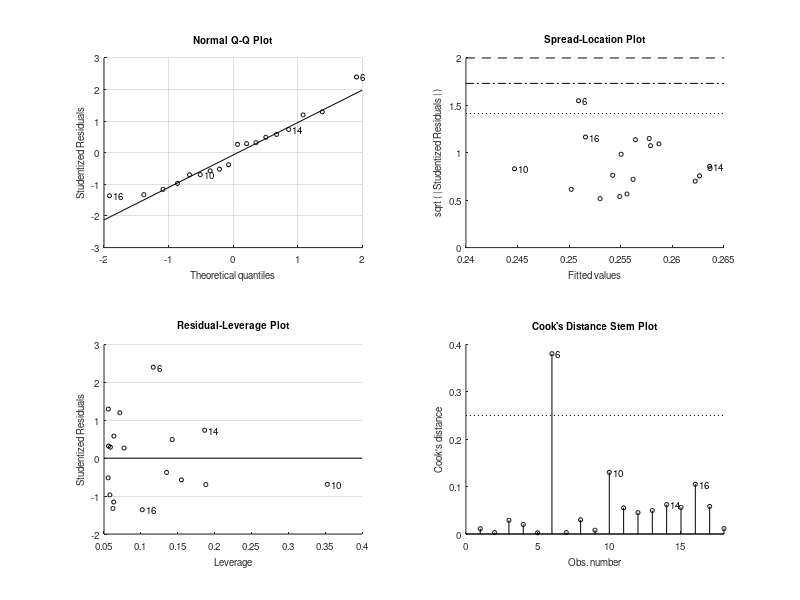

This figure's MATLAB source: (Note: this script raises an error after producing the figure.)
% model behavioral variance explained as a function of behavioral persistence
% and true correlation between latent variable of interest with behavior
% Matt Churgin, de Bivort lab 2019
% modified by jamilla a, 2-22-2019 for SomA trpA1 quantification data
%clear all
%close all

numflies=18; % number of flies
iters=100; % number of iterations. 100 is a good choice
nsteps=40; % model step size. 40 gives nice X-Y resolution but takes a while

behaviorcorr=[0:1/nsteps:1];
trueLatentCorr=[0:1/nsteps:1];

% behavior is assumed to come from a normal distribution
meanBehavior=0.26; % population mean behavioral measurement - calc from SomA occupancy data
standarddevBehavior=0.12; % population behavioral standard deviation - calc from SomA occupancy data

varianceExplained=zeros(iters,length(behaviorcorr),length(trueLatentCorr));

for i=1:iters
    flyData{i}=zeros(numflies,3,length(behaviorcorr),length(trueLatentCorr));
    for k=1:length(behaviorcorr)
        for kk=1:length(trueLatentCorr)
            
            firstrandomnumber=standarddevBehavior*randn(numflies,1);
            secondrandomnumber=standarddevBehavior*randn(numflies,1);
            thirdrandomnumber=standarddevBehavior*randn(numflies,1);
            
            % generate each fly's behavior measurement
            measuredbehavior=meanBehavior+firstrandomnumber*standarddevBehavior;
            
            % generate expected fly behavior at time of latent predictor measurement (dependent on
            % behavioral persistence correlation value, behaviorcorr(k))
            expectedBehavior=meanBehavior+behaviorcorr(k)*firstrandomnumber+sqrt(1-behaviorcorr(k)^2)*secondrandomnumber;
            
            % generate ideal behavior predicted from imaging (dependent on
            % true correlation between latent predictor and behavior, trueLatentCorr(kk))
            behaviorPredictionIdeal=meanBehavior+(expectedBehavior-meanBehavior)*trueLatentCorr(kk)+thirdrandomnumber*(sqrt(1-trueLatentCorr(kk)^2));
            
            flyData{i}(:,:,k,kk)=[measuredbehavior expectedBehavior behaviorPredictionIdeal];
            
            % predict measuredbehavior from behaviorPredictionIdeal
            linmodel=fitlm(flyData{i}(:,3,k,kk),flyData{i}(:,1,k,kk));
            
            % save R^2
            varianceExplained(i,k,kk)=linmodel.Rsquared.Adjusted;
        end
    end
    disp(['iteration ' num2str(i)])
end
finalVarianceExplained=squeeze(mean(varianceExplained,1));
disp('done :)')

figure
imagesc(finalVarianceExplained)
hold on
[C,h] = contour(finalVarianceExplained,[0.05,0.1 0.2 0.3 0.4 0.5]);
clabel(C,h,'FontSize',15)
h.LineWidth = 3;
h.LineColor='k';
h.LineStyle=':';
ylabel('behavioral persistence')
xlabel('normalized expression-behavior correlation')
hcb=colorbar;
title(hcb,'R^2')
set(gca,'XTick',[1:round(size(finalVarianceExplained,2)/10):size(finalVarianceExplained,2)])
set(gca,'YTick',[1:round(size(finalVarianceExplained,1)/10):size(finalVarianceExplained,1)])
set(gca,'XTickLabel',[trueLatentCorr(1:round(length(trueLatentCorr)/10):end)])
set(gca,'YTickLabel',[behaviorcorr(1:round(length(behaviorcorr)/10):end)])
set(gca,'FontSize',15)


